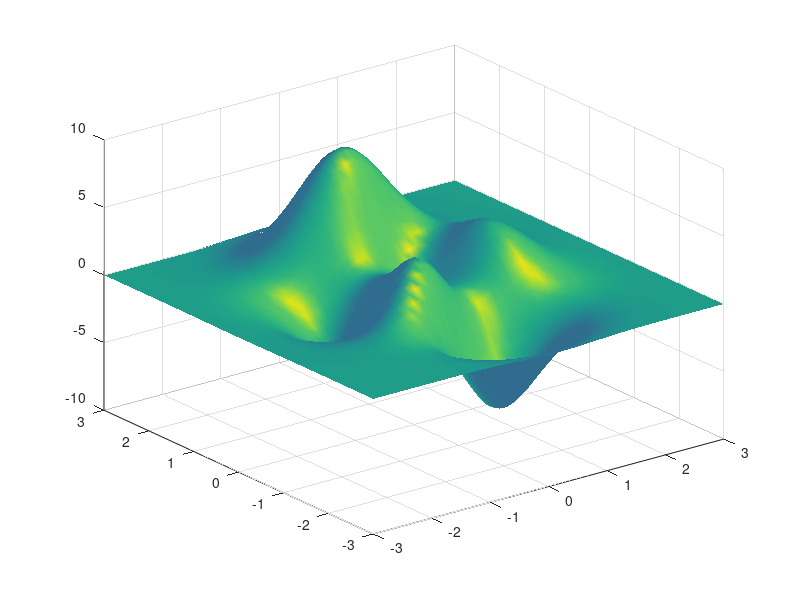

MATLAB code to generate this figure:
% Zadatak 12.

% 12. Provjerite što ispisuje sljede¢i programski odsjećak:
% 1 [ x , y ] = meshgrid ( −3:1/8:3 ) ;
% 2 z = peaks (x , y ) ;
% 3 s u r f l (x , y , z )
% 4 shading i n t e r p

clear
clc

[x, y] = meshgrid (-3:1/8:3 );
z = peaks(x, y);
surfl(x, y, z)
shading interp